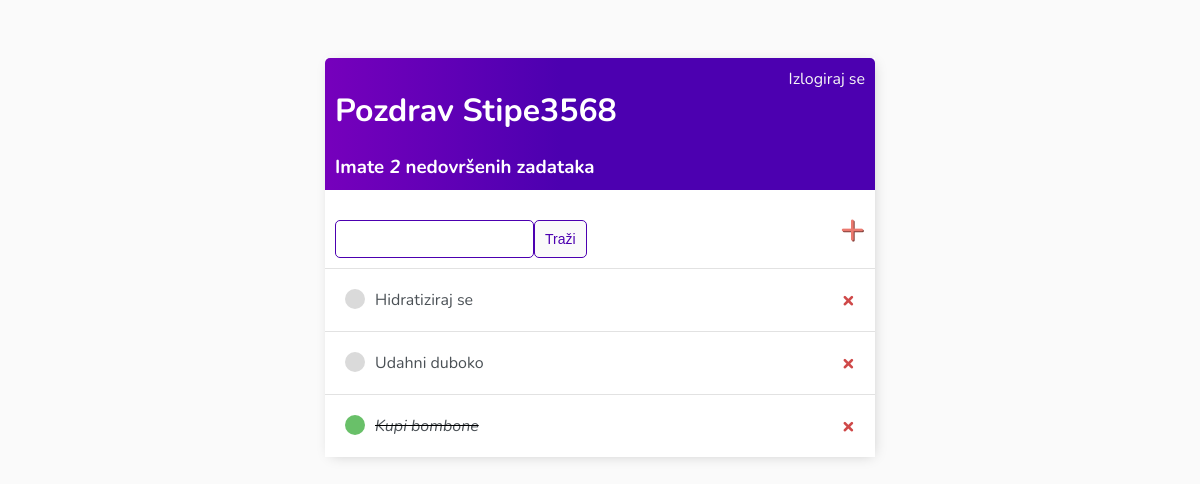
The app's page / (signed in) with its own data.
### base/models.py (models this page shows)
class Task(models.Model):
    user = models.ForeignKey(
        User, on_delete=models.CASCADE, null=True, blank=True)
    title = models.CharField(max_length=200)
    description = models.TextField(null=True, blank=True)
    complete = models.BooleanField(default=False)
    create = models.DateTimeField(auto_now_add=True)
    def __str__(self):
        return self.title
    class Meta:
        ordering = ['complete']

### base/views.py (the view)
# urls.py: path('', TaskList.as_view(), name='tasks'),
class TaskList(LoginRequiredMixin, ListView):
    model = Task
    context_object_name = 'tasks'
    def get_context_data(self, **kwargs):
        context = super().get_context_data(**kwargs)
        context['tasks'] = context['tasks'].filter(user=self.request.user)
        context['count'] = context['tasks'].filter(complete=False).count()
        search_input = self.request.GET.get('search-area') or ''
        if search_input:
            context['tasks'] = context['tasks'].filter(
                title__startswith=search_input)
        context['search_input'] = search_input
        return context

### base/templates/base/task_list.html
{% extends 'base/main.html' %}
{% block content %}
<div class="header-bar">
    <div>
        <h1>Pozdrav {{request.user|title}}</h1>
        <h3 style="margin:0">Imate <i>{{count}}</i> nedovršenih zadataka</h3>
    </div>
    {% if request.user.is_authenticated %}
    <a href="{% url 'logout' %}">Izlogiraj se</a>
    {% else %}
    <a href="{% url 'login' %}">Ulogiraj se</a>
    {% endif %}
</div>
<div id="search-add-wrapper">
    <form method="GET" style="margin-top: 20px;display: flex;">
        <input type='text' name='search-area' value="{{search_input}}">
        <input class="button" type="submit" value='Traži'>
    </form>
    <a id="add-link" href="{% url 'task-create' %}">&#x2b;</a>
</div>
<div class="task-items-wrapper">
    {% for task in tasks %}
    <div class="task-wrapper">
        {% if task.complete %}
        <div class="task-title">
            <div class="task-complete-icon"></div>
            <i><s><a href="{% url 'task-update' task.id %}">{{task}}</a></s></i>
        </div>
        <a class="delete-link" href="{% url 'task-delete' task.id %}">&#215;</a>
        {% else %}
        <div class="task-title">
            <div class="task-incomplete-icon"></div>
            <a href="{% url 'task-update' task.id %}">{{task}}</a>
        </div>
        <a class="delete-link" href="{% url 'task-delete' task.id %}">&#215;</a>
        {% endif %}
    </div>
    {% empty %}
    <h3>Nema Zadataka u listi</h3>
    {% endfor %}
</div>
{% endblock content %}

### base/templates/base/main.html (style rules this page uses)
body { background-color: #FAFAFA; font-family: 'Nunito', sans-serif; padding-top: 50px; }
h1, h2, h3, h4, h5, h6, { font-family: 'Raleway', sans-serif; }
a, p { color: #4b5156 }
.header-bar { display: flex; justify-content: space-between; color: #fff; padding: 10px; border-radius: 5px 5px 0 0; background: linear-gradient(90deg, #7600BC 0%, #4C00B0 43%, #4C00B0 100%); }
.header-bar a { color: rgb(247, 247, 247); text-decoration: none; }
.task-wrapper { display: flex; align-items: center; justify-content: space-between; padding: 20px; background-color: #fff; border-top: 1px solid rgb(226, 226, 226); }
.task-title { display: flex; }
.task-title a { text-decoration: none; color: #4b5156; margin-left: 10px; }
.task-complete-icon { height: 20px; width: 20px; background-color: rgb(105, 192, 105); border-radius: 50%; }
.task-incomplete-icon { height: 20px; width: 20px; background-color: rgb(218, 218, 218); border-radius: 50%; }
.delete-link { text-decoration: none; font-weight: 900; color: #cf4949; font-size: 22px; line-height: 0; }
#search-add-wrapper { display: flex; justify-content: space-between; align-items: center; padding: 10px; }
#add-link { color: #EB796F; text-decoration: none; font-size: 42px; text-shadow: 1px 1px #81413b; }
input[type=text], input[type=password], textarea { border: 1px solid #4C00B0; border-radius: 5px; padding: 10px; width: 90%; }
.button { border: 1px solid #4C00B0; background-color: #FAFAFA; color: #4C00B0; padding: 10px; font-size: 14px; border-radius: 5px; cursor: pointer; text-decoration: none; }

### records on screen
Task: title "Hidratiziraj se"
Task: title "Udahni duboko"
Task: title "Kupi bombone"

### other values on screen
{{ request.user|title }} "Stipe3568"
{{ count }} "2"
